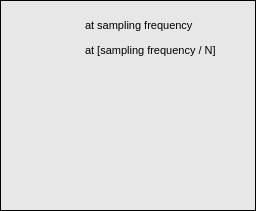
   <widget class="caFrame" name="caframe_4">
    <property name="geometry">
     <rect>
      <x>5</x>
      <y>345</y>
      <width>256</width>
      <height>211</height>
     </rect>
    </property>
    <property name="font">
     <font>
      <pointsize>8</pointsize>
     </font>
    </property>
    <property name="styleSheet">
     <string notr="true">background-color: rgb(231, 231, 231);</string>
    </property>
    <property name="frameShape">
     <enum>QFrame::Box</enum>
    </property>
    <property name="frameShadow">
     <enum>QFrame::Plain</enum>
    </property>
    <property name="lineWidth">
     <number>1</number>
    </property>
    <property name="midLineWidth">
     <number>1</number>
    </property>
    <property name="background">
     <color>
      <red>0</red>
      <green>0</green>
      <blue>0</blue>
     </color>
    </property>
    <property name="backgroundMode">
     <enum>caFrame::Filled</enum>
    </property>
    <widget class="caRelatedDisplay" name="ADC_buffer">
     <property name="geometry">
      <rect>
       <x>10</x>
       <y>15</y>
       <width>70</width>
       <height>21</height>
      </rect>
     </property>
     <property name="background">
      <color>
       <red>255</red>
       <green>170</green>
       <blue>127</blue>
      </color>
     </property>
     <property name="labels">
      <string notr="true">ADC</string>
     </property>
     <property name="files">
      <string notr="true">adc</string>
     </property>
     <property name="args">
      <string notr="true">DEVICE=$(DEVICE)</string>
     </property>
    </widget>
    <widget class="QLabel" name="label_34">
     <property name="geometry">
      <rect>
       <x>85</x>
       <y>15</y>
       <width>161</width>
       <height>20</height>
      </rect>
     </property>
     <property name="font">
      <font>
       <pointsize>8</pointsize>
      </font>
     </property>
     <property name="text">
      <string>at sampling frequency</string>
     </property>
    </widget>
    <widget class="caRelatedDisplay" name="TBT_buffer">
     <property name="geometry">
      <rect>
       <x>10</x>
       <y>40</y>
       <width>70</width>
       <height>21</height>
      </rect>
     </property>
     <property name="background">
      <color>
       <red>255</red>
       <green>170</green>
       <blue>127</blue>
      </color>
     </property>
     <property name="labels">
      <string notr="true">TBT</string>
     </property>
     <property name="files">
      <string notr="true">tbt</string>
     </property>
     <property name="args">
      <string notr="true">DEVICE=$(DEVICE)</string>
     </property>
    </widget>
    <widget class="QLabel" name="label_35">
     <property name="geometry">
      <rect>
       <x>85</x>
       <y>40</y>
       <width>161</width>
       <height>20</height>
      </rect>
     </property>
     <property name="font">
      <font>
       <pointsize>8</pointsize>
      </font>
     </property>
     <property name="text">
      <string>at [sampling frequency / N]</string>
     </property>
    </widget>
    <widget class="caRelatedDisplay" name="FAstream">
     <property name="geometry">
      <rect>
       <x>10</x>
       <y>70</y>
       <width>36</width>
       <height>36</height>
      </rect>
     </property>
     <property name="background">
      <color>
       <red>255</red>
       <green>170</green>
       <blue>127</blue>
      </color>
     </property>
     <property name="labels">
      <string notr="true">FA
XY</string>
     </property>
     <property name="files">
      <string notr="true">fa</string>
     </property>
     <property name="args">
      <string notr="true">DEVICE=$(DEVICE)</string>
     </property>
    </widget>
    <widget class="caRelatedDisplay" name="FAstream_amp">
     <property name="geometry">
      <rect>
       <x>45</x>
       <y>70</y>
       <width>36</width>
       <height>36</height>
      </rect>
     </property>
     <property name="background">
      <color>
       <red>255</red>
       <green>170</green>
       <blue>127</blue>
      </color>
     </property>
     <property name="labels">
      <string notr="true">FA
amp</string>
     </property>
     <property name="files">
      <string notr="true">fa_amplitudes</string>
     </property>
     <property name="args">
      <string notr="true">DEVICE=$(DEVICE)</string>
     </property>
    </widget>
    <widget class="caRelatedDisplay" name="SAstream">
     <property name="geometry">
      <rect>
       <x>10</x>
       <y>110</y>
       <width>36</width>
       <height>36</height>
      </rect>
     </property>
     <property name="background">
      <color>
       <red>255</red>
       <green>170</green>
       <blue>127</blue>
      </color>
     </property>
     <property name="labels">
      <string notr="true">SA
XY</string>
     </property>
     <property name="files">
      <string notr="true">sa</string>
     </property>
     <property name="args">
      <string notr="true">DEVICE=$(DEVICE)</string>
     </property>
    </widget>
    <widget class="caRelatedDisplay" name="SAstream_amp">
     <property name="geometry">
      <rect>
       <x>45</x>
       <y>110</y>
       <width>36</width>
       <height>36</height>
      </rect>
     </property>
     <property name="background">
      <color>
       <red>255</red>
       <green>170</green>
       <blue>127</blue>
      </color>
     </property>
     <property name="labels">
      <string notr="true">SA
amp</string>
     </property>
     <property name="files">
      <string notr="true">sa_amplitudes</string>
     </property>
     <property name="args">
      <string notr="true">DEVICE=$(DEVICE)</string>
     </property>
    </widget>
    <widget class="caRelatedDisplay" name="carelateddisplay_6">
     <property name="geometry">
      <rect>
       <x>50</x>
       <y>180</y>
       <width>161</width>
       <height>21</height>
      </rect>
     </property>
     <property name="background">
      <color>
       <red>252</red>
       <green>220</green>
       <blue>123</blue>
      </color>
     </property>
     <property name="labels">
      <string notr="true">Buffer acquisition settings</string>
     </property>
     <property name="files">
      <string notr="true">acquisition_settings</string>
     </property>
     <property name="args">
      <string notr="true">DEVICE=$(DEVICE)</string>
     </property>
    </widget>
    <widget class="caRelatedDisplay" name="GbE_settings">
     <property name="geometry">
      <rect>
       <x>85</x>
       <y>85</y>
       <width>116</width>
       <height>21</height>
      </rect>
     </property>
     <property name="font">
      <font>
       <pointsize>8</pointsize>
      </font>
     </property>
     <property name="background">
      <color>
       <red>252</red>
       <green>220</green>
       <blue>123</blue>
      </color>
     </property>
     <property name="labels">
      <string notr="true">GbE output settings</string>
     </property>
     <property name="files">
      <string notr="true">gbe_output</string>
     </property>
     <property name="args">
      <string notr="true">DEVICE=$(DEVICE)</string>
     </property>
    </widget>
    <widget class="caRelatedDisplay" name="TBT_buffer_2">
     <property name="geometry">
      <rect>
       <x>10</x>
       <y>150</y>
       <width>70</width>
       <height>21</height>
      </rect>
     </property>
     <property name="background">
      <color>
       <red>255</red>
       <green>170</green>
       <blue>127</blue>
      </color>
     </property>
     <property name="labels">
      <string notr="true">Postmortem</string>
     </property>
     <property name="files">
      <string notr="true">postmortem</string>
     </property>
     <property name="args">
      <string notr="true">DEVICE=$(DEVICE)</string>
     </property>
    </widget>
   </widget>
